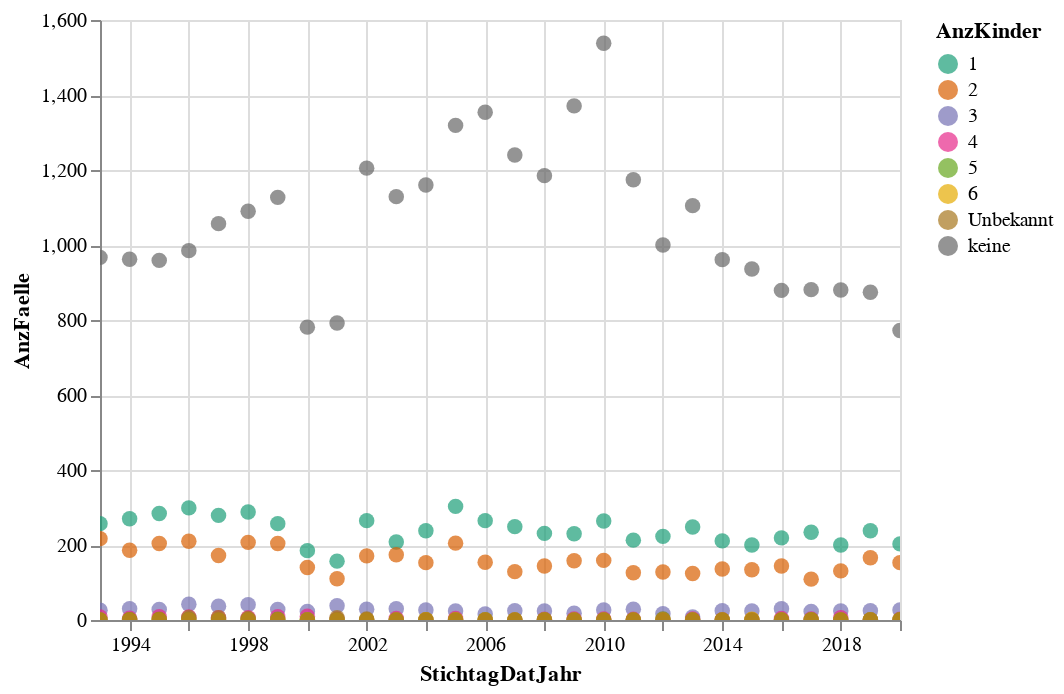

Here is the notebook cell this chart was saved with:
### Code cell
alt.Chart(data2betested).mark_circle(size=60).encode(
    x='StichtagDatJahr',
    y='AnzFaelle',
    #color='AnzNat',
    #color=alt.Color('AnzNat', scale=alt.Scale(scheme='greens')),
    color=alt.Color('AnzKinder', scale=alt.Scale(scheme='dark2')),
    tooltip=['StichtagDatJahr','AnzKinder','AnzFaelle']
).interactive() # this makes the axes interactive: now you can zoom & pan

### Figure 1 — Vega-Lite specification as saved in the notebook (floating-point values rounded to 4 significant figures; data arrays with more than 128 entries replaced by an {"elided": "..."} marker saying what was removed)
{"config": {"view": {"continuousWidth": 400, "continuousHeight": 300}}, "data": {"name": "data-04d156355bcc401034426776de358509"}, "mark": {"type": "circle", "size": 60}, "encoding": {"color": {"type": "nominal", "field": "AnzKinder", "scale": {"scheme": "dark2"}}, "tooltip": [{"type": "temporal", "field": "StichtagDatJahr"}, {"type": "nominal", "field": "AnzKinder"}, {"type": "quantitative", "field": "AnzFaelle"}], "x": {"type": "temporal", "field": "StichtagDatJahr"}, "y": {"type": "quantitative", "field": "AnzFaelle"}}, "selection": {"selector003": {"type": "interval", "bind": "scales", "encodings": ["x", "y"]}}, "$schema": "https://vega.github.io/schema/vega-lite/v4.8.1.json", "datasets": {"data-04d156355bcc401034426776de358509": {"elided": "224 records"}}}
